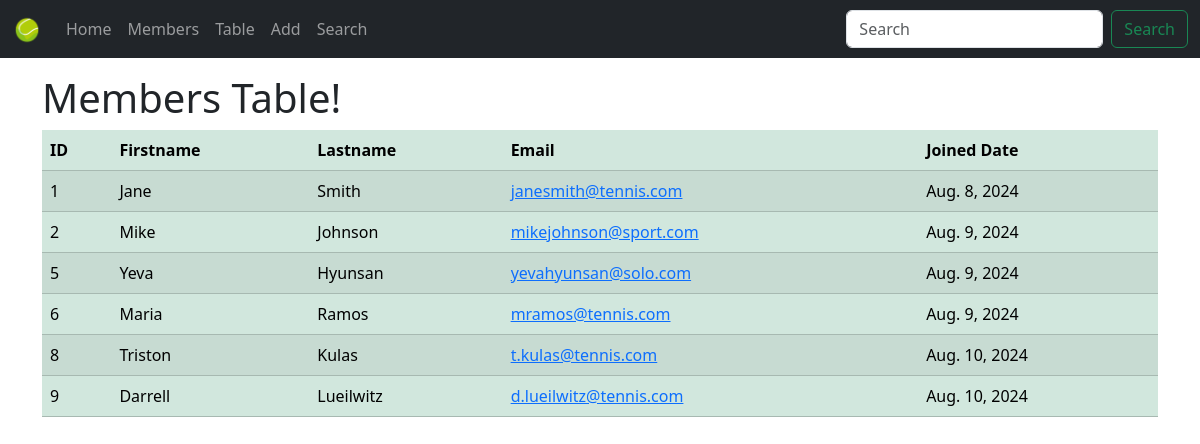
/table/, run on an earlier commit of the app's database.
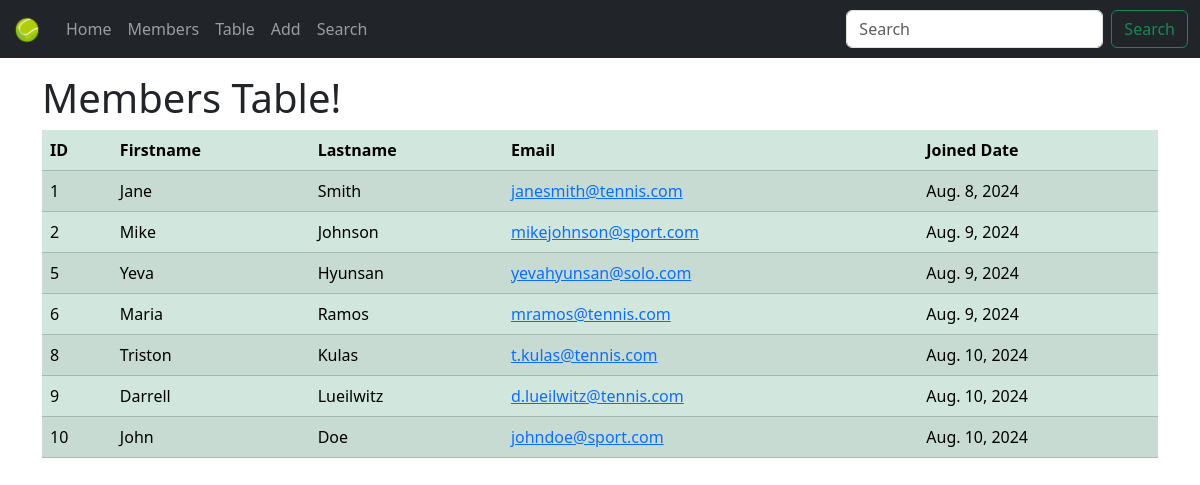
And on a later commit of the database.
### members/models.py (models this page shows, shortened)
class Member(models.Model):
    firstname = models.CharField(max_length=255)
    lastname = models.CharField(max_length=255)
    email = models.EmailField(max_length=255, unique=True, blank=True)
    joined_date = models.DateField(null=True)
    slug = models.SlugField(default="", null=False)
    bio = models.TextField(max_length=500, blank=True, null=True)
    profile_image = models.ImageField(upload_to='members/', blank=True, null=True) # New.
    phone_number = models.CharField(max_length=50, blank=True, null=True) # New.

### members/views.py (the view)
# urls.py: path('table/', view=views.members_table, name='table'),
def members_table(request):
    tbe = models.Member.objects.all()
    return render(request=request, template_name='members_table.html', context={'table_members': tbe.values()})

### templates/members_table.html (shortened to what this page needs)
{% extends "master.html" %}
{% block content %}
    <h1>Members Table!</h1>
    <table class="table table-success table-striped">
        <thead>
            <tr>
                <th>ID</th>
                <th>Firstname</th>
                <th>Lastname</th>
                <th>Email</th>
                <th>Joined Date</th>
            </tr>
        </thead>
        <tbody>
            {% for member in table_members %}
                <tr>
                    <td>{{ member.id }}</td>
                    <td>{{ member.firstname }}</td>
                    <td>{{ member.lastname }}</td>
                    <td><a href="mailto:{{ member.email }}">{{ member.email }}</a></td>
                    <td>{{ member.joined_date }}</td>
                </tr>
            {% endfor %}
        </tbody>
    </table>
{% endblock %}

What changed in the data, as far as the page shows it:
added Member: id "10", firstname "John", lastname "Doe", email "johndoe@sport.com", joined_date "Aug. 10, 2024"
